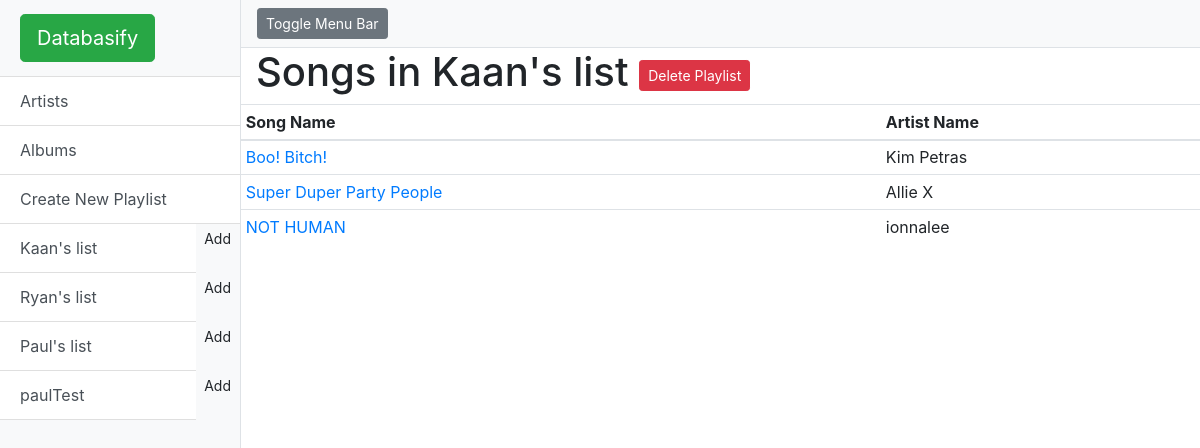
The app's page /playlist/1/, older data.
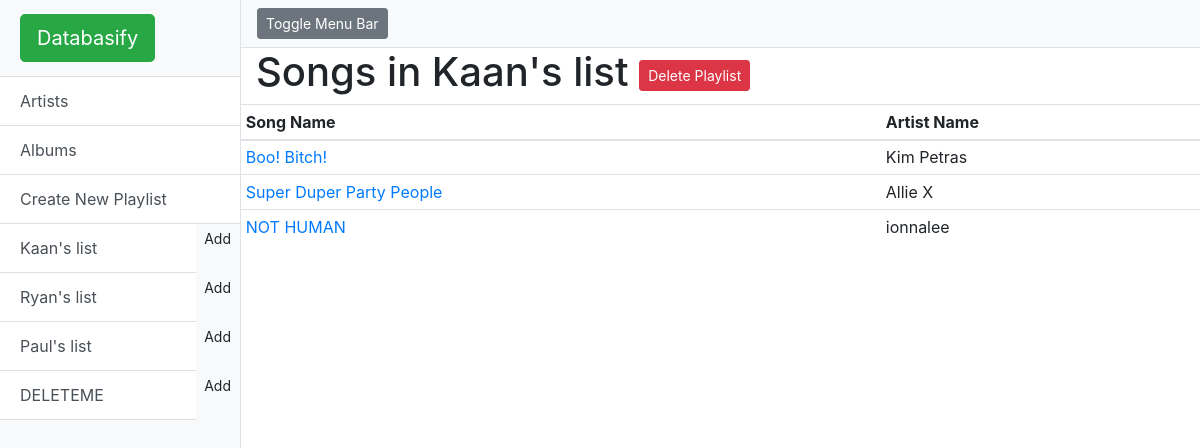
The same page, newer data.
### model.py (models this page shows)
class Playlist(Base):
    __tablename__ = 'playlist'
    id = Column(Integer, primary_key=True)
    name = Column(String(50), nullable=False)
    user_id = Column(Integer, ForeignKey('user.id'), nullable=False)
    user = relationship(User)

### start.py (the view)
@app.route('/playlist/<int:playlist_id>/', methods=['GET'])
def showPlayListsSongs(playlist_id):
    result = (session.query(PlaylistItem, Playlist, Song)
        .filter(PlaylistItem.song_id == Song.id)
        .filter(PlaylistItem.playlist_id == Playlist.id)
        .filter(PlaylistItem.playlist_id==playlist_id)
        ).all()
    playlists = session.query(Playlist).all()
    playlistName = session.query(Playlist).filter_by(id=playlist_id).one()
    return render_template('playlistSongs.html', title='Songs', playlistName=playlistName, songs=result, playlists=playlists)

### templates/playListSongs.html
{% extends "layout.html" %}
{% block content %}
    <div class="container-fluid">
        <h1>Songs in {{playlistName.name}}
        <a href="/playlist/{{ playlistName.id }}/delete/" class="btn btn-secondary btn-sm btn-danger" role="button">Delete Playlist</a></h1>
        </div>
        {% if songs|length== 0 %}
        <div class="alert alert-danger" role="alert">
            There are no songs in this album!
        </div>
        {% else %}
        <table class="table table-sm table-hover">
            <thead>
            <tr>
                <th scope="col">Song Name</th>
                <th scope="col">Artist Name</th>
            </tr>
            </thead>
            <tbody>
            {% for song in songs %}
            <tr>
                <td><a href="{{ song.Song.uri }}">{{ song.Song.name }}</a></td>
                <td>{{ song.Song.album.artist.name }}</td>
            </tr>
            {% endfor %}
            </tbody>
        </table>
        {% endif %}
    </div>
{% endblock content %}

### templates/layout.html (shortened to what this page needs)
<!DOCTYPE html>
<html lang="en">
<head>
    <link href="/static/vendor/bootstrap/css/bootstrap.min.css" rel="stylesheet">
    <link href="/static/simple-sidebar.css" rel="stylesheet">
</head>
<body>
<div class="d-flex" id="wrapper">
    <div class="bg-light border-right" id="sidebar-wrapper">
        <div class="sidebar-heading"><a class="btn btn-success btn-lg" data-placement="top" data-toggle="tooltip"
                                        href="/" title="Goes to the main page">Databasify</a></div>
        <div class="list-group list-group-flush">
            <a class="list-group-item list-group-item-action btn btn-success" href="/artist" role="button">Artists</a>
            <a class="list-group-item list-group-item-action btn btn-success" href="/album" role="button">Albums</a>
            <a class="list-group-item list-group-item-action btn btn-success" href="/playlist/new/" role="button">Create
                New Playlist</a>
            {% for playlist in playlists %}
            <div aria-label="Modify Playlist" class="btn-group" role="group"></a>
                <a class="btn list-group-item list-group-item-action btn btn-light" href="/playlist/{{ playlist.id }}/"
                   role="button">{{ playlist.name }}</a>
                <a class="btn btn-sm" data-placement="top" data-toggle="tooltip"
                   href="/playlist/{{ playlist.id }}/new/" role="button"
                   title="Add a new song into {{ playlist.name }} playlist">Add</a>
            </div>
            {% endfor %}
        </div>
    </div>
    <div id="page-content-wrapper">
        <nav class="navbar navbar-expand-lg navbar-light bg-light border-bottom">
            <button class="btn btn-secondary btn-sm" id="menu-toggle">Toggle Menu Bar</button>&nbsp;
        </nav>
        {% block content %}{% endblock %}
    </div>
</body>
</html>

Row changes from the older to the newer data that the page shows:
changed Playlist: name "paulTest" → "DELETEME"
